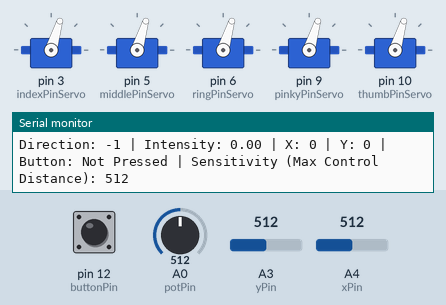
Simulated run of this sketch. Board: Arduino Uno, built with avr-gcc and run on an emulated ATmega328P. Parts: 5 × servo, the last lines printed to the serial monitor. The inputs (shaded band) are chosen by the test bench; at power-on: A3 (yPin) = 512, A0 (potPin) = 512, A4 (xPin) = 512, pin 12 (buttonPin) HIGH.

Above: at 2.2 s.
2.3 s: A3 (yPin) set to 471
5.3 s: A3 (yPin) set to 444
At 6.5 s:
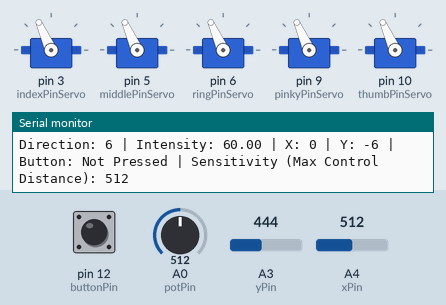
6.8 s: A0 (potPin) set to 327
At 7.7 s:
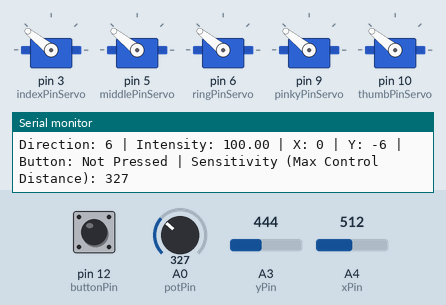
8.3 s: A4 (xPin) set to 472
11.3 s: A4 (xPin) set to 456
At 12.2 s:
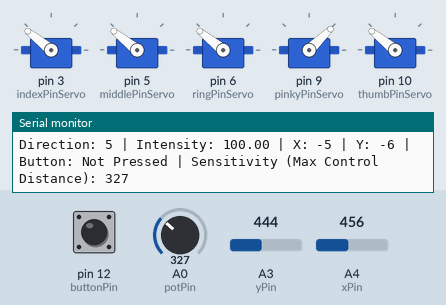
12.8 s: A4 (xPin) set to 0
At 13.1 s:
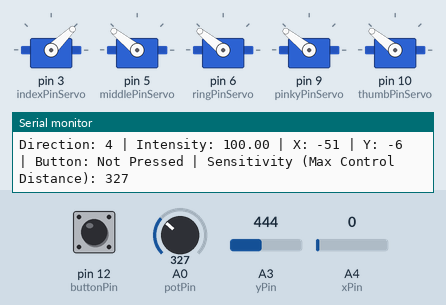
Timing chart, 0 to 15.3 s (numbered marks = the images above; inputs shaded):
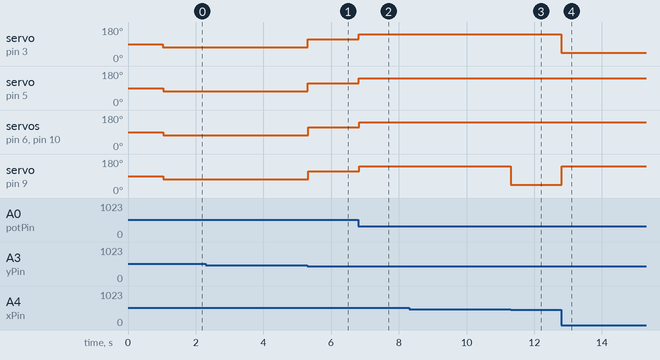

The sketch:

HatsuHand_GestureController.ino
```cpp
#include <Servo.h>

// Define pins
const int potPin = A0;            // Potentiometer for sensitivity
const int xPin = A4;              // Joystick X-axis
const int yPin = A3;              // Joystick Y-axis
const int buttonPin = 12;         // Joystick button for toggle

// Define finger servo pins
const int thumbPinServo = 10;
const int indexPinServo = 3;
const int middlePinServo = 5;
const int ringPinServo = 6;
const int pinkyPinServo = 9;


const int servoPins[] = {indexPinServo, middlePinServo, ringPinServo, pinkyPinServo, thumbPinServo}; // Servo pins


const int calibrationSamples = 100;
const int scaledownparameter = 10;


int centerX = 512;
int centerY = 512;
int deadzoneCenter = 50; // Deadzone near the center
int deadzoneEdges = 200;  // Deadzone near the edges

// Create Servo objects
Servo servos[5];

// Setup constants
const int maxJoystickValue = 1023; // Max joystick value

// State variables
bool isGestureLocked = false; // Lock state for gestures
int lockedGestureIndex = -1;  // Locked gesture direction
int lockedIntensity = 0;     // Locked servo angle intensity
bool lastButtonState = HIGH;  // Track previous button state

void setup() {
  Serial.begin(57600);
  pinMode(buttonPin, INPUT_PULLUP); // Set button pin with pull-up

  // Attach each servo to its respective pin
  for (int i = 0; i < 5; i++) {
    servos[i].attach(servoPins[i]);
  }

  delay(500); // For stablize the read value

  long sumX = 0, sumY = 0;
  for (int i = 0; i < calibrationSamples; i++) {
    sumX += analogRead(xPin);
    sumY += analogRead(yPin);
    delay(5); // Allow time between readings for stability
  }
  centerX = sumX / calibrationSamples;
  centerY = sumY / calibrationSamples;

  Serial.print("Calibrated Center X: ");
  Serial.print(centerX);
  Serial.print(" | Calibrated Center Y: ");
  Serial.println(centerY);

}

void loop() {
  // Read potentiometer for sensitivity control
  int potValue = analogRead(potPin);
  delay(1); // Allow ADC to stabilize
  int rawMaxControlDistance = map(potValue, 0, 1023, 200, maxJoystickValue / 2); // Raw sensitivity
  int effectiveRange = rawMaxControlDistance - (deadzoneCenter + deadzoneEdges); // Adjust for both deadzones
  int scaledMaxControlDistance = effectiveRange / scaledownparameter; // Scale down effective range


  // Read joystick X and Y values
  int xValue = analogRead(xPin);
  int yValue = analogRead(yPin);

  // Apply center deadzone
  if (abs(xValue - centerX) < deadzoneCenter) xValue = centerX;
  if (abs(yValue - centerY) < deadzoneCenter) yValue = centerY;

  // Apply edge deadzone
  if (xValue < deadzoneEdges) xValue = 0;
  if (xValue > maxJoystickValue - deadzoneEdges) xValue = maxJoystickValue;

  if (yValue < deadzoneEdges) yValue = 0;
  if (yValue > maxJoystickValue - deadzoneEdges) yValue = maxJoystickValue;

  // Center joystick values to 0
  xValue -= centerX;
  yValue -= centerY;

  // Scale down the joystick values
  xValue = xValue/10;
  yValue = yValue/10;

  // Fix intensity calculation
  int adjustedX = constrain(xValue, -scaledMaxControlDistance, scaledMaxControlDistance); // Clip to max range
  int adjustedY = constrain(yValue, -scaledMaxControlDistance, scaledMaxControlDistance);

  float distance = sqrt(sq(adjustedX) + sq(adjustedY));
  float intensity = constrain(map(distance, 0, scaledMaxControlDistance, 0, 100), 0, 100); // Normalize to 0-100%


  // Determine the direction
  float angle = atan2(yValue, xValue) * 180 / PI; // Angle in degrees
  if (angle < 0) angle += 360; // Normalize angle

  // Determine gesture based on angle
  int gestureIndex;
  if (intensity > 10){
    if (angle >= 337.5 || angle < 22.5) gestureIndex = 0;       // East
    else if (angle >= 22.5 && angle < 67.5) gestureIndex = 1;   // NE
    else if (angle >= 67.5 && angle < 112.5) gestureIndex = 2;  // North
    else if (angle >= 112.5 && angle < 157.5) gestureIndex = 3; // NW
    else if (angle >= 157.5 && angle < 202.5) gestureIndex = 4; // West
    else if (angle >= 202.5 && angle < 247.5) gestureIndex = 5; // SW
    else if (angle >= 247.5 && angle < 292.5) gestureIndex = 6; // South
    else gestureIndex = 7;
  }
  else{
    gestureIndex = -1;
  }


  // Check button for toggle functionality
  bool currentButtonState = digitalRead(buttonPin) == LOW; // Button pressed if LOW
  if (currentButtonState && !lastButtonState) { // Detect button press
    isGestureLocked = !isGestureLocked; // Toggle lock state

    if (isGestureLocked) {
      // Lock the current gesture
      lockedGestureIndex = gestureIndex;
      //lockedServoAngle = map(intensity, 0, 100, 0, 180);
      lockedIntensity = intensity;
    }
  }
  lastButtonState = currentButtonState; // Update button state

  // Apply gesture based on lock state
  if (isGestureLocked) {
    // Locked gesture - apply locked servo angle
    performGesture(lockedGestureIndex, lockedIntensity); // Locked gesture with intensity
    Serial.print("Locked Gesture: ");
    Serial.print(lockedGestureIndex);
    Serial.print(" | Locked Intensity: ");
    Serial.print(lockedIntensity);
  } else {
    // Dynamic gesture - apply based on joystick position
    performGesture(gestureIndex, intensity);
    Serial.print("Direction: ");
    Serial.print(gestureIndex);
    Serial.print(" | Intensity: ");
    Serial.print(intensity);
  }

  // Print joystick values, button state, and sensitivity information
  Serial.print(" | X: ");
  Serial.print(xValue);
  Serial.print(" | Y: ");
  Serial.print(yValue);
  Serial.print(" | Button: ");
  Serial.print(currentButtonState ? "Pressed" : "Not Pressed");
  Serial.print(" | Sensitivity (Max Control Distance): ");
  Serial.println(potValue);

  delay(5); // Delay for readability
}

void performGesture(int gestureIndex, float intensity) {
  // Array to hold the target pulse widths for each linear motor
  int neutralPulseWidth = 1300; // Neutral position for all motors
  int targetPulseWidths[5] = {neutralPulseWidth, neutralPulseWidth, neutralPulseWidth, neutralPulseWidth, neutralPulseWidth}; // Neutral position


  // Define full gesture poses (fully executed at 100% intensity)
  switch (gestureIndex) {
    case -1:
      targetPulseWidths[0] = neutralPulseWidth; // Index: Neutral
      targetPulseWidths[1] = neutralPulseWidth; // Middle: Neutral
      targetPulseWidths[2] = neutralPulseWidth; // Ring: Neutral
      targetPulseWidths[3] = neutralPulseWidth; // Pinky: Neutral
      targetPulseWidths[4] = neutralPulseWidth; // Thumb: Neutral
      break;
    case 0: // East: RockNRoll
      targetPulseWidths[0] = 1000; // Index: Fully extend
      targetPulseWidths[1] = 2000; // Middle: Fully retract
      targetPulseWidths[2] = 2000; // Ring: Fully retract
      targetPulseWidths[3] = 1000; // Pinky: Fully extend
      targetPulseWidths[4] = 1500; // Thumb: Neutral
      break;
    case 1: // NorthEast: ThmbUp
      targetPulseWidths[0] = 1500; // Index: Neutral
      targetPulseWidths[1] = 2000; // Middle: Fully retract
      targetPulseWidths[2] = 2000; // Ring: Fully retract
      targetPulseWidths[3] = 2000; // Pinky: Fully retract
      targetPulseWidths[4] = 1000; // Thumb: Fully extend
      break;
    case 2: // North: Fully extend
      targetPulseWidths[0] = 1000; // Index: Fully extend
      targetPulseWidths[1] = 1000; // Middle: Fully extend
      targetPulseWidths[2] = 1000; // Ring: Fully extend
      targetPulseWidths[3] = 1000; // Pinky: Fully extend
      targetPulseWidths[4] = 1000; // Thumb: Fully extend
      break;
    case 3: // NorthWest: PeacePose
      targetPulseWidths[0] = 1000; // Index: Fully extend
      targetPulseWidths[1] = 1000; // Middle: Fully extend
      targetPulseWidths[2] = 2000; // Ring: Fully retract
      targetPulseWidths[3] = 2000; // Pinky: Fully retract
      targetPulseWidths[4] = 2000; // Thumb: retract
      break;
    case 4: // West: IndexPointing
      targetPulseWidths[0] = 1000; // Index: Fully extend
      targetPulseWidths[1] = 2000; // Middle: Fully retract
      targetPulseWidths[2] = 2000; // Ring: Fully retract
      targetPulseWidths[3] = 2000; // Pinky: Fully retract
      targetPulseWidths[4] = 2000; // Thumb: retract
      break;
    case 5: // SouthWest: PinkyFingerExtendOnly
      targetPulseWidths[0] = 2000; // Index: Fully retract
      targetPulseWidths[1] = 2000; // Middle: Fully retract
      targetPulseWidths[2] = 2000; // Ring: Fully retract
      targetPulseWidths[3] = 1000; // Pinky: Fully extend
      targetPulseWidths[4] = 2000; // Thumb: retract
      break;
    case 6: // South: Fully Retract
      targetPulseWidths[0] = 2000; // Index: Fully retract
      targetPulseWidths[1] = 2000; // Middle: Fully retract
      targetPulseWidths[2] = 2000; // Ring: Fully retract
      targetPulseWidths[3] = 2000; // Pinky: Fully retract
      targetPulseWidths[4] = 2000; // Thumb: Fully retract
      break;
    case 7: // EastSouth: HandGunPose
      targetPulseWidths[0] = 1000; // Index: Fully extend
      targetPulseWidths[1] = 2000; // Middle: Fully retract
      targetPulseWidths[2] = 2000; // Ring: Fully retract
      targetPulseWidths[3] = 2000; // Pinky: Fully retract
      targetPulseWidths[4] = 1000; // Thumb: Fully extend
      break;
    default: // Neutral Position
      for (int i = 0; i < 5; i++) {
        targetPulseWidths[i] = neutralPulseWidth; // Neutral position
      }
      break;
  }

  // Apply intensity scaling to interpolate between neutral and target positions
  for (int i = 0; i < 5; i++) {
    int scaledPulseWidth = neutralPulseWidth + ((targetPulseWidths[i] - neutralPulseWidth) * intensity / 100.0);
    servos[i].writeMicroseconds(scaledPulseWidth);
  }
}
```

Measured:
- the behaviour switches between 463 and 462 on A3 (yPin) (found by bisection; images 0 and 1)
- the behaviour switches between 463 and 462 on A4 (xPin) (found by bisection; images 2 and 3)
- after the input at 5.3 s, servo on pin 3 (indexPinServo), servo on pin 5 (middlePinServo), servo on pin 6 (ringPinServo), servo on pin 9 (pinkyPinServo), servo on pin 10 (thumbPinServo): 73° → 114° at once
- after the input at 6.8 s, servo on pin 3 (indexPinServo), servo on pin 5 (middlePinServo), servo on pin 6 (ringPinServo), servo on pin 9 (pinkyPinServo), servo on pin 10 (thumbPinServo): 114° → 141° at once
- after the input at 11.3 s, servo on pin 9 (pinkyPinServo): 141° → 44° at once
- after the input at 12.8 s, servo on pin 3 (indexPinServo): 141° → 44° at once; servo on pin 9 (pinkyPinServo): 44° → 141° at once
